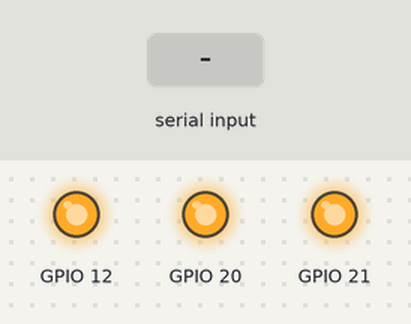
This program was run on a simulated Raspberry Pi (BCM pin numbers). On the bench: output pins drawn as LEDs (lit = HIGH). Inputs (shaded band) come from the test bench. What the program prints to the terminal is not drawn.

Above: at 1.2 s.
1.3 s: "4" typed at the terminal, then Enter
At 2.1 s:
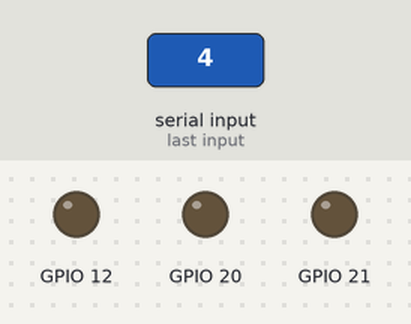
2.8 s: "1" typed at the terminal, then Enter
4.3 s: "OFF" typed at the terminal, then Enter
At 5.6 s:
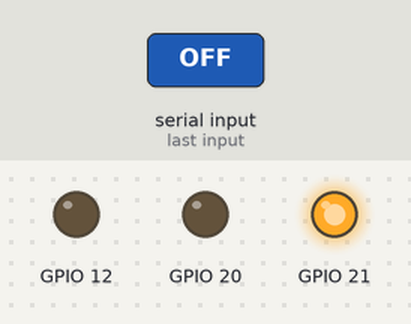
Timing chart, 0 to 7.3 s (numbered marks = the images above; inputs shaded):
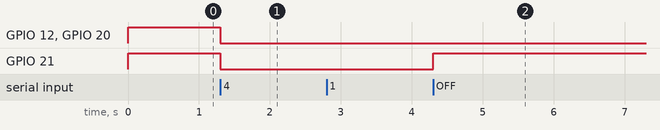

Measured:
- after the input at 1.3 s, GPIO 12, GPIO 20, GPIO 21: HIGH → LOW at once
- after the input at 2.8 s, every drawn part: stays the same
- after the input at 4.3 s, GPIO 21: LOW → HIGH at once

The program:

relay_control.py
```python
"""
relay_control.py — Manual Relay Controller — Terminal CLI
Manually set each relay ON or OFF interactively.

Run: uv run python relay_control.py
Exit: 0 or Ctrl+C  (all relays turned OFF on exit)
"""

import os
import sys

import RPi.GPIO as GPIO
from dotenv import load_dotenv

load_dotenv()


def build_pins() -> list[tuple[int, str]]:
    return [
        (int(os.getenv("RELAY_1", 21)), "Relay 1  (GPIO 21)"),
        (int(os.getenv("RELAY_2", 20)), "Relay 2  (GPIO 20)"),
        (int(os.getenv("RELAY_3", 12)), "Relay 3  (GPIO 12)"),
    ]


def setup(pins: list[int]):
    GPIO.setwarnings(False)
    GPIO.setmode(GPIO.BCM)
    for pin in pins:
        GPIO.setup(pin, GPIO.OUT, initial=GPIO.HIGH)  # all OFF at startup (active-low)


def set_relay(pin: int, on: bool):
    GPIO.output(pin, GPIO.LOW if on else GPIO.HIGH)


def all_off(pins: list[int]):
    for pin in pins:
        GPIO.output(pin, GPIO.HIGH)


def print_menu(relays: list[tuple[int, str]], states: list[bool]):
    print()
    print("=" * 42)
    print("     Manual Relay Controller")
    print("=" * 42)
    for i, ((pin, label), on) in enumerate(zip(relays, states), start=1):
        state = " ON " if on else " OFF"
        print(f"  {i}. [{state}]  {label}")
    print("  " + "-" * 38)
    print("  4. All ON")
    print("  5. All OFF")
    print("  " + "-" * 38)
    print("  0. Exit (all OFF)")
    print("=" * 42)


def main():
    relays = build_pins()
    pins = [p for p, _ in relays]
    states = [False] * len(relays)

    setup(pins)

    try:
        while True:
            print_menu(relays, states)
            choice = input("Select option: ").strip()

            if choice == "0":
                break

            elif choice in ("1", "2", "3"):
                idx = int(choice) - 1
                pin = pins[idx]
                _, label = relays[idx]
                action = input(f"  {label} — enter ON or OFF: ").strip().upper()
                if action == "ON":
                    set_relay(pin, True)
                    states[idx] = True
                    print(f"  → {label}: ON")
                elif action == "OFF":
                    set_relay(pin, False)
                    states[idx] = False
                    print(f"  → {label}: OFF")
                else:
                    print("  Enter ON or OFF.")

            elif choice == "4":
                for i, pin in enumerate(pins):
                    set_relay(pin, True)
                    states[i] = True
                print("  → All relays ON")

            elif choice == "5":
                all_off(pins)
                for i in range(len(states)):
                    states[i] = False
                print("  → All relays OFF")

            else:
                print("  Invalid option -- enter 0-5.")

    except KeyboardInterrupt:
        print("\nInterrupted.")
    finally:
        all_off(pins)
        GPIO.cleanup(pins)
        print("All relays OFF. GPIO cleaned up.")


if __name__ == "__main__":
    main()
```
